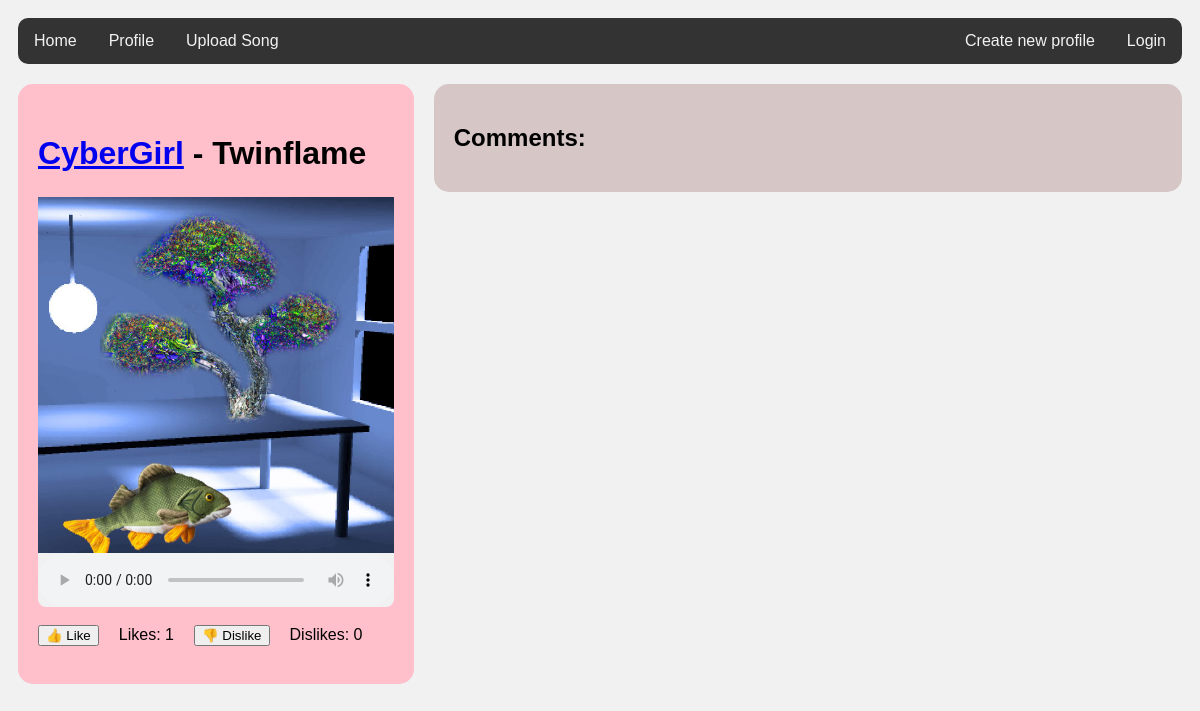
The page /song/5 on the database its author committed.
### tables this page shows
CREATE TABLE songs (
    id INTEGER PRIMARY KEY,
    user_id INTEGER NOT NULL,
    title TEXT NOT NULL,
    artist TEXT NOT NULL CHECK (LENGTH(artist) > 0),
    audio_file_path TEXT NOT NULL,
    image_file_path TEXT NOT NULL,
    upload_date DATETIME DEFAULT CURRENT_TIMESTAMP,
    genre TEXT CHECK (LENGTH(genre) > 0),
    duration INTEGER CHECK (duration > 0),
    FOREIGN KEY (user_id) REFERENCES users(id) ON DELETE CASCADE
);

### app.py (the view)
@app.route("/song/<int:id>")
def show_song(id):
    song = get_song(id)
    thread = forum.get_thread(id)
    messages = forum.get_messages(id)
    like_counter = get_likes(id)
    dislike_counter = get_dislikes(id)
    return render_template("show_song.html", song=song, thread=thread, messages=messages, like_counter=like_counter, dislike_counter=dislike_counter)

### db.py (called while the page is built)
def get_connection():
    con = sqlite3.connect("database.db")
    con.execute("PRAGMA foreign_keys = ON")
    con.row_factory = sqlite3.Row
    return con

def query(sql, params=[]):
    con = get_connection()
    result = con.execute(sql, params).fetchall()
    con.close()
    return result

### forum.py (called while the page is built)
def get_thread(id):
    sql = """SELECT t.id
             FROM threads t
             WHERE t.id = ?"""
    result = db.query(sql, [id])
    return result[0]

def get_messages(id):
    sql = """SELECT m.id, m.content, m.sent_at, m.user_id, u.username
             FROM messages m, users u
             WHERE m.user_id = u.id AND m.thread_id = ?
             ORDER BY m.id"""
    return db.query(sql, [id])

### repositories/songs_repository.py (called while the page is built)
def get_song(id):
    sql = """SELECT id, user_id, title, artist, audio_file_path, image_file_path, genre
             FROM songs
             WHERE id = ?"""
    result = db.query(sql, [id])
    return result[0] if result else None

def get_likes(id):
    sql = "SELECT COUNT(*) FROM likes WHERE song_id = ? AND is_like = 1"
    result = db.query(sql, [id])
    return result[0][0] if result else 0  # Extract the count from the result

def get_dislikes(id):
    sql = "SELECT COUNT(*) FROM likes WHERE song_id = ? AND is_like = 0"
    result = db.query(sql, [id])
    return result[0][0] if result else 0  # Extract the count from the result

### templates/show_song.html (shortened to what this page needs)
<!DOCTYPE html>
<html>
<head>
  <link rel="stylesheet" href="../static/styles.css">
</head>
<body>
  <div class="topnav">
    <a href="/">Home</a>
    {% if session.username%}
    <a href="/user/{{ session['user_id'] }}">Profile</a>
    <a href="/upload_song">Upload Song</a>
    {% else %}
    <a href="/login_page">Profile</a>
    <a href="/login_page">Upload Song</a>
    {% endif %}
    {% if session.username %}
    <a href="/logout" style="float:right">Logout</a>
    {% else %}
    <a href="/login_page" style="float:right">Login</a>
    <a href="/register" style="float:right">Create new profile</a>
    {% endif %}
  </div>
  <div class="row">
    <div class="leftcolumn">
      <div class="card-songpage-left">
        <div class="song-info">
          <h1><a href="/user/{{ song.user_id }}">{{ song.artist }}</a> - {{ song.title }}</h1>
        </div>
        <br>
        <img src="{{ url_for('static', filename=song.image_file_path.split('static/')[-1]) }}" alt="Kansikuva" width="100%">
        <audio controls class="audio2">
          {% if song.audio_file_path.endswith('.mp3') %}
          <source src="{{ url_for('static', filename=song.audio_file_path.split('static/')[-1]) }}" type="audio/mpeg">
          {% elif song.audio_file_path.endswith('.wav') %}
          <source src="{{ url_for('static', filename=song.audio_file_path.split('static/')[-1]) }}" type="audio/wav">
          {% else %}
              <p>Tiedostotyyppi ei tuettu.</p>
          {% endif %}
        </audio>
        <br>
        <div class="likes">
          <form action="/like/{{ song.id }}" method="post">
            <button type="submit">👍 Like</button>
          </form>
          <p>Likes: {{ like_counter }}</p>
          <form action="/dislike/{{ song.id }}" method="post">
              <button type="submit">👎 Dislike</button>
          </form>
          <p>Dislikes: {{ dislike_counter }}</p>
        </div>
        <br>
      </div>
    </div>
    <div class="rightcolumn">
      <div class="card-songpage-right">
        <h2>Comments:</h2>
      </div>
    </div>
  </div>
</body>
</html>

### static/styles.css (style rules this page uses)
* { box-sizing: border-box; }
body { font-family: Arial; padding: 10px; background: #f1f1f1; }
.topnav { overflow: hidden; background-color: #333; border-radius: 10px; }
.topnav a { float: left; display: block; color: #f2f2f2; text-align: center; padding: 14px 16px; text-decoration: none; }
.leftcolumn { float: left; width: 34%; }
.rightcolumn { float: left; width: 66%; background-color: #f1f1f1; padding-left: 20px; overflow: hidden; }
.card-songpage-left { background-color: pink; padding: 20px; margin-top: 20px; border-radius: 15px; display: flex; flex-direction: column; }
.card-songpage-right { background-color: rgb(214, 198, 198); padding: 20px; margin-top: 20px; border-radius: 15px; }
.audio2 { width: 100%; border-radius: 0px 0px 8px 8px; background-color: #f1f1f1; }
.song-info { display: flex; flex-wrap: nowrap; gap: 10px; margin-top: 10px; margin-bottom: -15px; }
.likes { display: flex; align-items: center; gap: 20px; }
.likes form { display: flex; align-items: center; }
.likes p { margin: 0; }
.row::after { content: ""; display: table; clear: both; }

### rows shown on the page
songs: artist "CyberGirl", title "Twinflame", image_file_path (picture)

### other values the page prints
{{ like_counter }} "1"
{{ dislike_counter }} "0"
